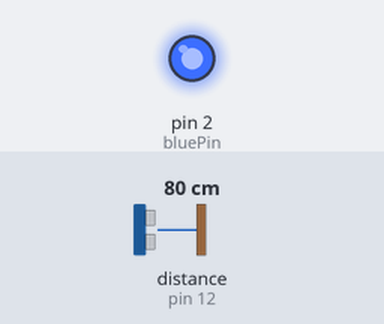
A sketch run on a simulated Arduino Uno, built with avr-gcc and run on an emulated ATmega328P. Parts: output pins drawn as LEDs (lit = HIGH). Wiring (inferred from the names in the program): ultrasonic range finder: trigger pin 13; echo pin 12. The test bench sets the inputs (shaded band); at power-on: distance to the obstacle (sensor on pin 12) 80 cm. The echo pulse lasts 58.3 µs per cm; pins used as bus, display or sensor lines are not drawn; what the sketch prints to the serial monitor is not drawn.

Above: at 0.1 s.
Timing chart, 0 to 1.6 s (numbered marks = the images above):
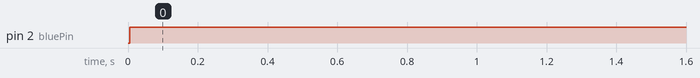

The sketch:

ex_9_5_start.ino
```cpp
/*
  예제 6.7
  초음파 거리센서를 이용한 거리 측정
*/

// 트리거 핀과 에코 핀 번호를 설정한다.
const char trigPin = 13;
const char echoPin = 12;

const char bluePin = 2;
const char redPin = 3;
const char yellowPin = 4;

// 펄스 폭과 거리 변수 설정
int pulseWidth;
int distance;
int distanceOld;

void setup() {
  // 시리얼 통신 설정
  Serial.begin (9600);
  // 트리거 핀은 출력으로, 에코핀은 입력으로 설정
  pinMode(trigPin, OUTPUT);
  pinMode(echoPin, INPUT);

  pinMode(bluePin, OUTPUT);
  // 트리거 핀의 초기값을 LOW로 한다
  digitalWrite(trigPin, LOW);


  Serial.begin(9600);
}

void loop() {
  // 10us의 트리거 신호를 HC-SR04로 내보낸다.
  digitalWrite(trigPin, HIGH);
  delayMicroseconds(10);
  digitalWrite(trigPin, LOW);

  // Echo 펄스 폭을 측정하여 pulseWidth 변수에 저장한다.
  pulseWidth = pulseIn(echoPin, HIGH);
  // 거리를 계산한다.
  distance = pulseWidth / 58;


  if (distance >= 61) {
    digitalWrite(redPin, HIGH);
  }
  if (distance<=60 || distance >= 31) {
    digitalWrite(bluePin, HIGH);
  }
  if (distance<=30 || distance >= 2) {
    digitalWrite(yellowPin, HIGH);
  }


  Serial.println(distance);

  //  if (distance <= 30 || distance >= 2) {
  //    digitalWrite(yellowPin, HIGH);
  //    if (distance != distanceOld) {
  //      Serial.print(distance);
  //      Serial.println(" cm");
  //    };
  //  } else if (distance <= 60 || distance >= 31) {
  //    if (distance != distanceOld) {
  //      Serial.print(distance);
  //      Serial.println(" cm");
  //    };
  //    digitalWrite(bluePin, HIGH);
  //  } else {
  //    if (distance != distanceOld) {
  //      Serial.print(distance);
  //      Serial.println(" cm");
  //    };
  //    digitalWrite(redPin, HIGH);
  //  }
  //
  distanceOld = distance;
  delay(100);
}
```

Measured:
- by itself, pin 2 (bluePin): LOW → HIGH at 0.01 s
